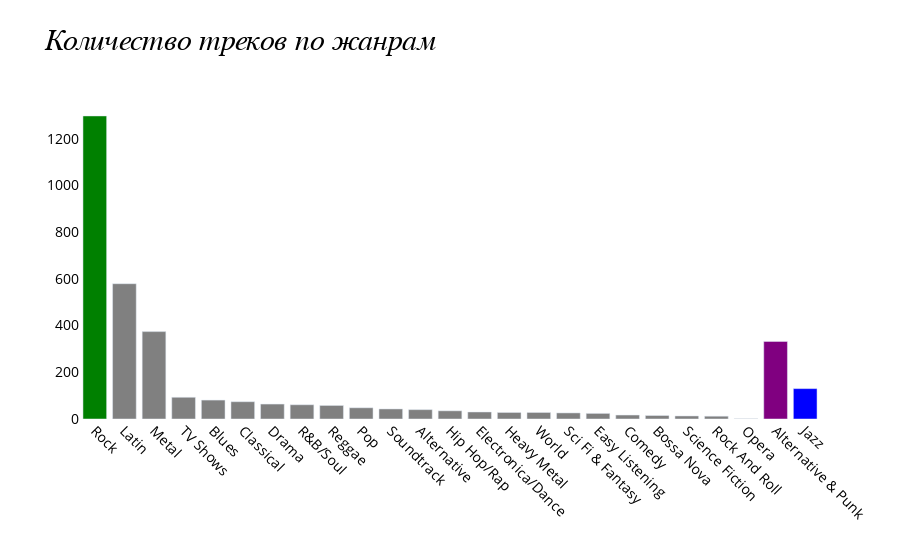

The notebook cell saved with this chart:
### Markdown cell above
**Задача 2**
Создайте датафрейм содержащий количество треков в разбивке по названиям жанров.
Создайте столбчатую диаграмму. По оси X должны быть названия жанров, по оси Y - количество треков.
Кастомизируйте диаграмму так, чтобы столбики всех жанров были серого цвета. За исключением жанров Jazz, Rock и Alternative & Punk. Эти жанры должны выделяться цветом. Цвета можете выбирать сами.
Уберите легенду.
Добавьте название диаграмме. Название должно быть курсивным.
Фон диаграммы должен быть белым.

### Code cell
query = """
select 
    g.name as genre_name,
    count(t.track_id) as track_count
from 
    genre g
left join 
    track t on g.genre_id = t.genre_id
group by
    g.name
order by 
    track_count desc;
"""
with set_connection() as conn:
    df = pd.read_sql(query, conn)

highlight_genres = ['Jazz', 'Rock', 'Alternative & Punk']
df['color'] = df['genre_name'].apply(lambda x: 'gray' if x not in highlight_genres else x)

fig = px.bar(df, 
             x='genre_name', 
             y='track_count', 
             color='color', 
             color_discrete_map={'Jazz': 'blue', 'Rock': 'green', 'Alternative & Punk': 'purple', 'gray': 'gray'},
             title='Количество треков по жанрам')

fig.update_layout(showlegend=False)
fig.update_layout(
    title_font=dict(size=30, color='black', family='Arial'),
    plot_bgcolor='white', 
    xaxis_title='',  
    yaxis_title='', 
    xaxis_tickangle=45,  
    xaxis_tickfont=dict(size=14, color='black'),
    yaxis_tickfont=dict(size=14, color='black')
)

fig.layout.title.text = "<i>Количество треков по жанрам</i>"

fig.show()

### Figure 1 — Plotly figure (JSON) as saved in the notebook; plotly's stock layout.template omitted (floating-point values rounded to 4 significant figures)
{"data": [{"hovertemplate": "color=Rock<br>genre_name=%{x}<br>track_count=%{y}<extra></extra>", "legendgroup": "Rock", "marker": {"color": "green", "pattern": {"shape": ""}}, "name": "Rock", "orientation": "v", "showlegend": true, "textposition": "auto", "type": "bar", "x": ["Rock"], "xaxis": "x", "y": [1297], "yaxis": "y"}, {"hovertemplate": "color=gray<br>genre_name=%{x}<br>track_count=%{y}<extra></extra>", "legendgroup": "gray", "marker": {"color": "gray", "pattern": {"shape": ""}}, "name": "gray", "orientation": "v", "showlegend": true, "textposition": "auto", "type": "bar", "x": ["Latin", "Metal", "TV Shows", "Blues", "Classical", "Drama", "R&B/Soul", "Reggae", "Pop", "Soundtrack", "Alternative", "Hip Hop/Rap", "Electronica/Dance", "Heavy Metal", "World", "Sci Fi & Fantasy", "Easy Listening", "Comedy", "Bossa Nova", "Science Fiction", "Rock And Roll", "Opera"], "xaxis": "x", "y": [579, 374, 93, 81, 74, 64, 61, 58, 48, 43, 40, 35, 30, 28, 28, 26, 24, 17, 15, 13, 12, 1], "yaxis": "y"}, {"hovertemplate": "color=Alternative & Punk<br>genre_name=%{x}<br>track_count=%{y}<extra></extra>", "legendgroup": "Alternative & Punk", "marker": {"color": "purple", "pattern": {"shape": ""}}, "name": "Alternative & Punk", "orientation": "v", "showlegend": true, "textposition": "auto", "type": "bar", "x": ["Alternative & Punk"], "xaxis": "x", "y": [332], "yaxis": "y"}, {"hovertemplate": "color=Jazz<br>genre_name=%{x}<br>track_count=%{y}<extra></extra>", "legendgroup": "Jazz", "marker": {"color": "blue", "pattern": {"shape": ""}}, "name": "Jazz", "orientation": "v", "showlegend": true, "textposition": "auto", "type": "bar", "x": ["Jazz"], "xaxis": "x", "y": [130], "yaxis": "y"}], "layout": {"barmode": "relative", "legend": {"title": {"text": "color"}, "tracegroupgap": 0}, "plot_bgcolor": "white", "showlegend": false, "title": {"font": {"color": "black", "family": "Arial", "size": 30}, "text": "<i>Количество треков по жанрам</i>"}, "xaxis": {"anchor": "y", "domain": [0, 1], "tickangle": 45, "tickfont": {"color": "black", "size": 14}, "title": {"text": ""}}, "yaxis": {"anchor": "x", "domain": [0, 1], "tickfont": {"color": "black", "size": 14}, "title": {"text": ""}}}}
